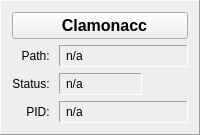
               <widget class="QFrame" name="clamonaccFrame">
                <property name="frameShape">
                 <enum>QFrame::Shape::Panel</enum>
                </property>
                <property name="frameShadow">
                 <enum>QFrame::Shadow::Raised</enum>
                </property>
                <layout class="QGridLayout" name="gridLayout_6">
                 <item row="3" column="0">
                  <widget class="QLabel" name="clamonaccPIDLabel">
                   <property name="sizePolicy">
                    <sizepolicy hsizetype="Maximum" vsizetype="Preferred">
                     <horstretch>0</horstretch>
                     <verstretch>0</verstretch>
                    </sizepolicy>
                   </property>
                   <property name="minimumSize">
                    <size>
                     <width>0</width>
                     <height>0</height>
                    </size>
                   </property>
                   <property name="maximumSize">
                    <size>
                     <width>100</width>
                     <height>16777215</height>
                    </size>
                   </property>
                   <property name="text">
                    <string>PID: </string>
                   </property>
                   <property name="alignment">
                    <set>Qt::AlignmentFlag::AlignRight|Qt::AlignmentFlag::AlignTrailing|Qt::AlignmentFlag::AlignVCenter</set>
                   </property>
                  </widget>
                 </item>
                 <item row="2" column="0">
                  <widget class="QLabel" name="clamonaccStatusLabel">
                   <property name="sizePolicy">
                    <sizepolicy hsizetype="Maximum" vsizetype="Preferred">
                     <horstretch>0</horstretch>
                     <verstretch>0</verstretch>
                    </sizepolicy>
                   </property>
                   <property name="minimumSize">
                    <size>
                     <width>0</width>
                     <height>0</height>
                    </size>
                   </property>
                   <property name="maximumSize">
                    <size>
                     <width>100</width>
                     <height>16777215</height>
                    </size>
                   </property>
                   <property name="text">
                    <string>Status: </string>
                   </property>
                   <property name="alignment">
                    <set>Qt::AlignmentFlag::AlignRight|Qt::AlignmentFlag::AlignTrailing|Qt::AlignmentFlag::AlignVCenter</set>
                   </property>
                  </widget>
                 </item>
                 <item row="2" column="1">
                  <widget class="QLabel" name="clamonaccStatus">
                   <property name="sizePolicy">
                    <sizepolicy hsizetype="MinimumExpanding" vsizetype="Preferred">
                     <horstretch>0</horstretch>
                     <verstretch>0</verstretch>
                    </sizepolicy>
                   </property>
                   <property name="maximumSize">
                    <size>
                     <width>16777215</width>
                     <height>16777215</height>
                    </size>
                   </property>
                   <property name="styleSheet">
                    <string notr="true">padding:3px;</string>
                   </property>
                   <property name="frameShape">
                    <enum>QFrame::Shape::Panel</enum>
                   </property>
                   <property name="frameShadow">
                    <enum>QFrame::Shadow::Sunken</enum>
                   </property>
                   <property name="text">
                    <string>n/a</string>
                   </property>
                  </widget>
                 </item>
                 <item row="2" column="2">
                  <widget class="QLabel" name="clamonaccActivityLabel">
                   <property name="minimumSize">
                    <size>
                     <width>40</width>
                     <height>20</height>
                    </size>
                   </property>
                   <property name="maximumSize">
                    <size>
                     <width>40</width>
                     <height>20</height>
                    </size>
                   </property>
                   <property name="text">
                    <string/>
                   </property>
                   <property name="pixmap">
                    <pixmap resource="../resources.qrc">:/icons/icons/gifs/activity.gif</pixmap>
                   </property>
                   <property name="scaledContents">
                    <bool>true</bool>
                   </property>
                  </widget>
                 </item>
                 <item row="0" column="0" colspan="3">
                  <widget class="QPushButton" name="clamonaccPushButton">
                   <property name="styleSheet">
                    <string notr="true">font-size:16px;font-weight:bold</string>
                   </property>
                   <property name="text">
                    <string>  Clamonacc</string>
                   </property>
                   <property name="icon">
                    <iconset resource="../resources.qrc">
                     <normaloff>:/icons/icons/onaccess.png</normaloff>:/icons/icons/onaccess.png</iconset>
                   </property>
                   <property name="iconSize">
                    <size>
                     <width>32</width>
                     <height>32</height>
                    </size>
                   </property>
                  </widget>
                 </item>
                 <item row="3" column="1" colspan="2">
                  <widget class="QLabel" name="clamonaccPID">
                   <property name="sizePolicy">
                    <sizepolicy hsizetype="MinimumExpanding" vsizetype="Preferred">
                     <horstretch>0</horstretch>
                     <verstretch>0</verstretch>
                    </sizepolicy>
                   </property>
                   <property name="maximumSize">
                    <size>
                     <width>16777215</width>
                     <height>16777215</height>
                    </size>
                   </property>
                   <property name="styleSheet">
                    <string notr="true">padding:3px;</string>
                   </property>
                   <property name="frameShape">
                    <enum>QFrame::Shape::Panel</enum>
                   </property>
                   <property name="frameShadow">
                    <enum>QFrame::Shadow::Sunken</enum>
                   </property>
                   <property name="text">
                    <string>n/a</string>
                   </property>
                  </widget>
                 </item>
                 <item row="1" column="1" colspan="2">
                  <widget class="QLabel" name="clamonaccPath">
                   <property name="sizePolicy">
                    <sizepolicy hsizetype="MinimumExpanding" vsizetype="Preferred">
                     <horstretch>0</horstretch>
                     <verstretch>0</verstretch>
                    </sizepolicy>
                   </property>
                   <property name="maximumSize">
                    <size>
                     <width>16777215</width>
                     <height>16777215</height>
                    </size>
                   </property>
                   <property name="styleSheet">
                    <string notr="true">padding:3px;</string>
                   </property>
                   <property name="frameShape">
                    <enum>QFrame::Shape::Panel</enum>
                   </property>
                   <property name="frameShadow">
                    <enum>QFrame::Shadow::Sunken</enum>
                   </property>
                   <property name="text">
                    <string>n/a</string>
                   </property>
                  </widget>
                 </item>
                 <item row="1" column="0">
                  <widget class="QLabel" name="clamonaccPathLabel">
                   <property name="sizePolicy">
                    <sizepolicy hsizetype="Maximum" vsizetype="Preferred">
                     <horstretch>0</horstretch>
                     <verstretch>0</verstretch>
                    </sizepolicy>
                   </property>
                   <property name="minimumSize">
                    <size>
                     <width>0</width>
                     <height>0</height>
                    </size>
                   </property>
                   <property name="maximumSize">
                    <size>
                     <width>100</width>
                     <height>16777215</height>
                    </size>
                   </property>
                   <property name="text">
                    <string>Path: </string>
                   </property>
                   <property name="alignment">
                    <set>Qt::AlignmentFlag::AlignRight|Qt::AlignmentFlag::AlignTrailing|Qt::AlignmentFlag::AlignVCenter</set>
                   </property>
                  </widget>
                 </item>
                </layout>
               </widget>
